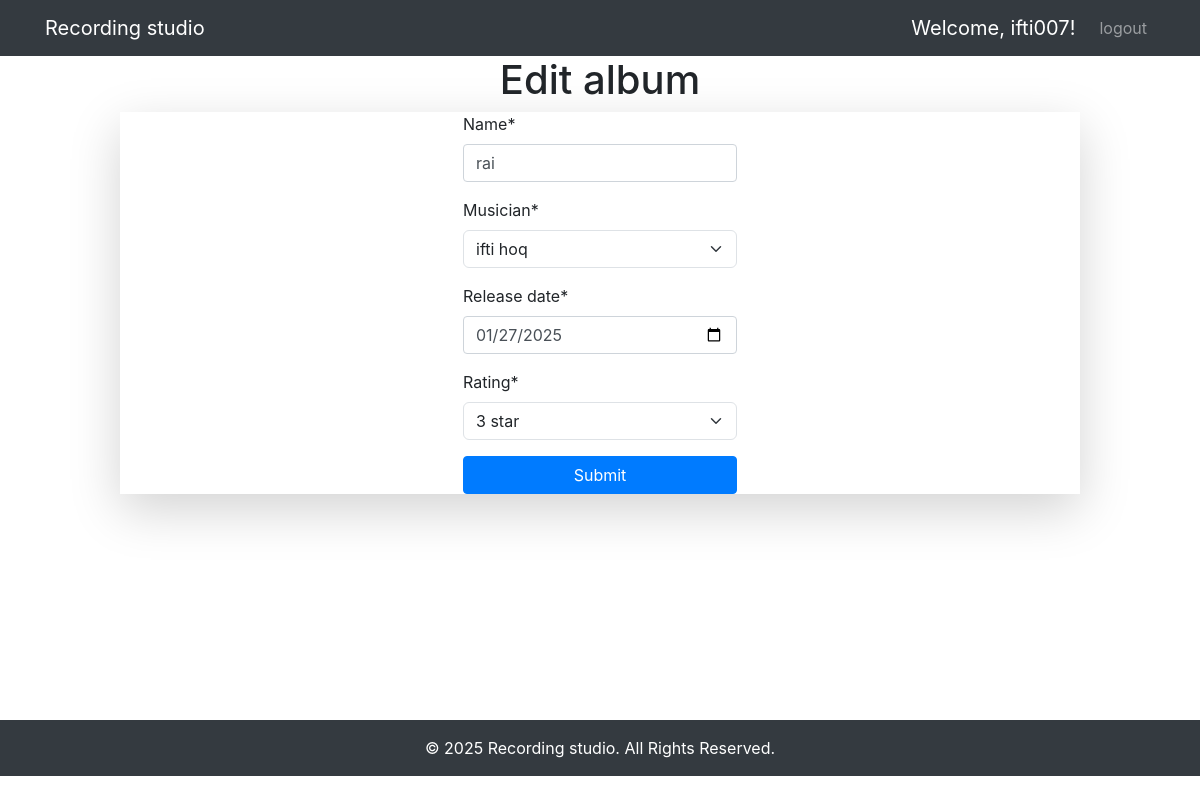
The page /updatealbum/2 (signed in) on the database its author committed.
### album/models.py (models this page shows, shortened)
class Album(models.Model):
    ratings = [
        (1, '1 star'),
        (2, '2 star'),
        (3, '3 star'),
        (4, '4 star'),
        (5, '5 star'),
    ]
    name = models.CharField(max_length=255)
    musician = models.ForeignKey(
        Musician,
        on_delete=models.CASCADE,
        related_name='albums'
    )
    release_date = models.DateField()
    rating = models.PositiveSmallIntegerField(
        choices=ratings,
    )

### recordingstudio/views.py (the view, shortened to what this page needs)
# urls.py: path('updatealbum/<int:id>', views.UpdateAlbum.as_view(), name="updatealbum"),
@method_decorator(login_required, name='dispatch')
class UpdateAlbum(UpdateView):
    model = amodels.Album
    form_class = aform.AlbumForm
    template_name = 'updatealbum.html'
    success_url = reverse_lazy('profile')
    pk_url_kwarg = "id"

### album/form.py
class AlbumForm(forms.ModelForm):
    class Meta:
        model = Album
        fields = '__all__'
        widgets = {'release_date': forms.DateInput(attrs={
                    'type': 'date',
                    'value': datetime.date.today().strftime('%Y-%m-%d')
                }),
        }

### musician/models.py (called while the page is built)
    def __str__(self):
        return f"{self.first_name} {self.last_name}"

### templates/updatealbum.html (shortened to what this page needs)
{% extends 'base.html' %}
{% block content %}
<h1 class="text-center">Edit album</h1>
<div class="container d-flex justify-content-center align-items-center shadow-lg" style="width: 80%; height:80%;">
    <form method="post" class="d-flex flex-column">
        {% load crispy_forms_tags %}
        {{ form | crispy }}
        <button type="submit" class="btn btn-primary">Submit</button>
    </form>
</div>
{% endblock %}

### templates/base.html (shortened to what this page needs)
<!DOCTYPE html>
<html lang="en">
<head>
    <link href="https://cdn.jsdelivr.net/npm/bootstrap@5.3.2/dist/css/bootstrap.min.css" rel="stylesheet">
    <link rel="stylesheet" href="https://cdn.jsdelivr.net/npm/bootstrap@4.0.0/dist/css/bootstrap.min.css">
</head>
<body>
    <nav class="navbar navbar-expand-lg navbar-dark bg-dark">
        <div class="container">
            <a class="navbar-brand" href="#">Recording studio</a>
            <div class="collapse navbar-collapse" id="navbarNav">
                <ul class="navbar-nav ms-auto">
                    {% if user.is_authenticated %}
                    <li class="nav-item">
                        <span class="navbar-brand">Welcome, <a href="{% url 'profile' %}"  class="text-decoration-none text-white">{{ user.username }}!</a></span>
                    </li>
                    <li class="nav-item">
                        <a class="nav-link" href="{% url 'logout' %}">logout</a>
                    </li>
                    {% endif %}
                </ul>
            </div>
        </div>
    </nav>
    <div class="toast-container position-fixed bottom-0 end-0 p-3">
    </div>
    <main>
        {% block content %}
        {% endblock %}
    </main>
    <footer class="bg-dark text-white text-center py-3">
        <p class="mb-0">© 2025 Recording studio. All Rights Reserved.</p>
    </footer>
</body>
</html>

### templates/base.html (style rules this page uses)
main { min-height: 83vh; }

### rows shown on the page
Album: name "rai", musician "ifti hoq", release_date "01/27/2025", rating "3 star"

### other values the page prints
{{ user.username }} "ifti007"
